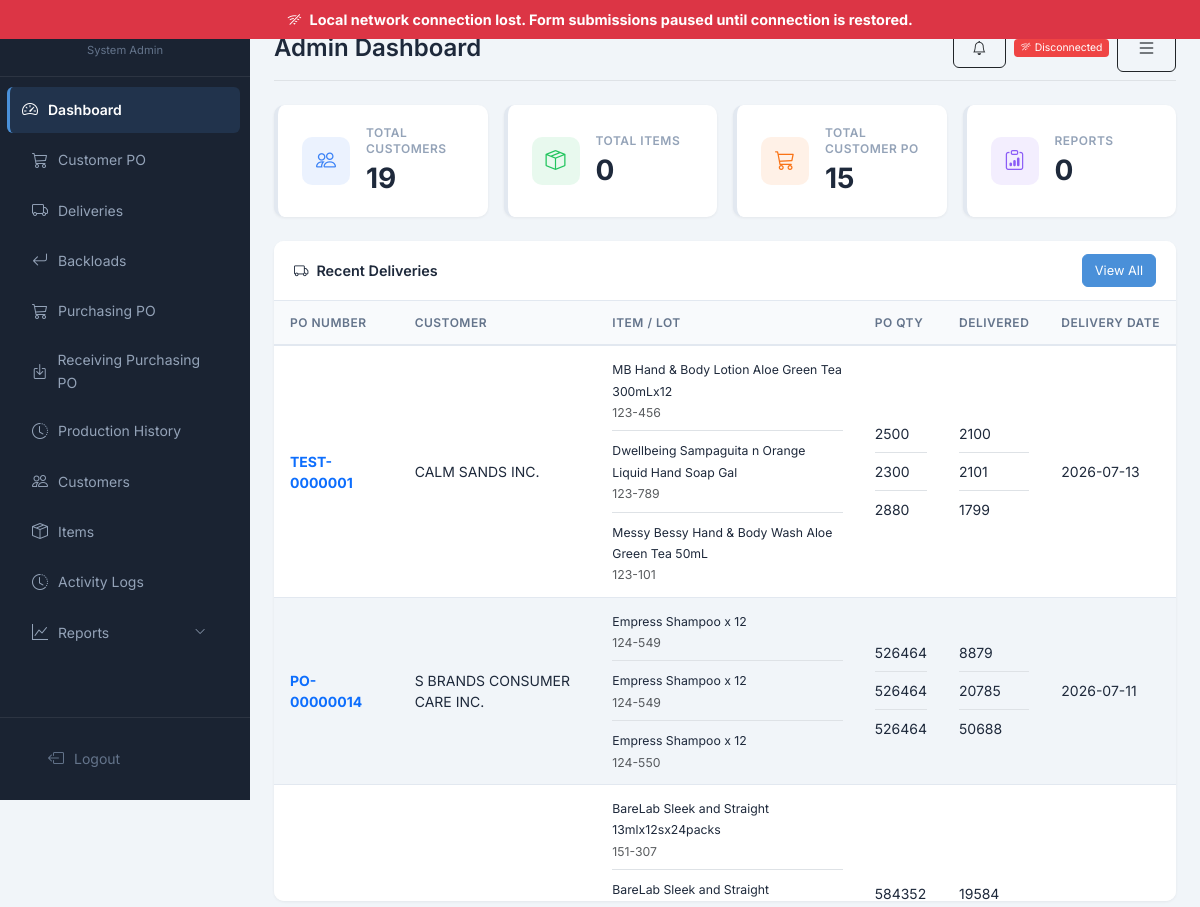
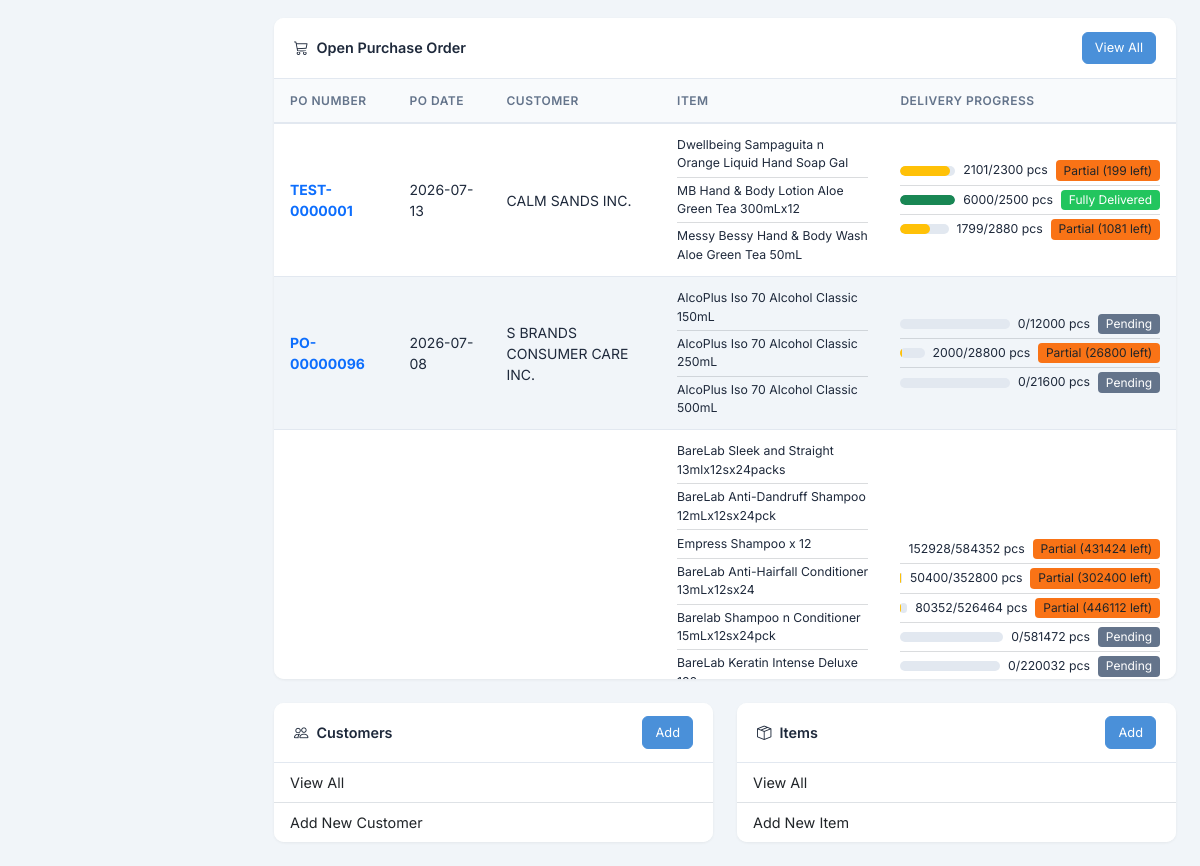
Screenshot of /?controller=admin (signed in) with the database file from the repository (2 pictures, top to bottom).
### tables this page shows
CREATE TABLE IF NOT EXISTS `deliveries` (
  `delivery_id` int(11) NOT NULL AUTO_INCREMENT,
  `po_id` int(11) NOT NULL,
  `poi_id` int(11) DEFAULT NULL,
  `lot_id` int(11) DEFAULT NULL,
  `delivered_by` int(11) NOT NULL,
  `delivery_date` date NOT NULL,
  `remarks` text DEFAULT NULL,
  `report_remarks` text DEFAULT NULL,
  `remarks_type` varchar(20) DEFAULT NULL,
  `active_status` tinyint(1) DEFAULT 1 COMMENT '0=inactive, 1=active',
  `date_created` datetime DEFAULT current_timestamp(),
  `delivery_quantity` int(11) DEFAULT 0,
  `old_quantity` text DEFAULT NULL,
  `dr_number` varchar(50) DEFAULT NULL COMMENT 'Delivery Receipt number',
  `si_number` varchar(50) DEFAULT NULL,
  `plate_number` varchar(50) DEFAULT NULL,
  `vehicle_type` varchar(50) DEFAULT NULL,
  `logistic_provider` varchar(100) DEFAULT NULL,
  `is_over_shipment` tinyint(1) DEFAULT 0,
  `old_dr_number` varchar(50) DEFAULT NULL,
  `lot_items` longtext DEFAULT NULL COMMENT 'JSON array of lot details [{lot_id, poi_id, qty}]' CHECK (json_valid(`lot_items`)),
  `remove` tinyint(1) NOT NULL DEFAULT 0,
  PRIMARY KEY (`delivery_id`),
  UNIQUE KEY `uk_si_number` (`si_number`),
  KEY `po_id` (`po_id`),
  KEY `delivered_by` (`delivered_by`),
  KEY `lot_id` (`lot_id`),
  CONSTRAINT `deliveries_ibfk_1` FOREIGN KEY (`po_id`) REFERENCES `purchase_orders` (`po_id`),
  CONSTRAINT `deliveries_ibfk_2` FOREIGN KEY (`delivered_by`) REFERENCES `users` (`user_id`),
  CONSTRAINT `deliveries_ibfk_3` FOREIGN KEY (`lot_id`) REFERENCES `production_lots` (`lot_id`)
);

CREATE TABLE IF NOT EXISTS `purchase_orders` (
  `po_id` int(11) NOT NULL AUTO_INCREMENT,
  `customer_po_number` varchar(100) DEFAULT NULL,
  `customer_po_date` date DEFAULT NULL,
  `po_number` varchar(50) NOT NULL,
  `customer_id` int(11) NOT NULL,
  `requested_by` int(11) NOT NULL,
  `status` enum('pending','accepted','rejected','delivered') DEFAULT 'pending',
  `date_created` datetime DEFAULT current_timestamp(),
  `last_update` timestamp NOT NULL DEFAULT current_timestamp() ON UPDATE current_timestamp(),
  `total_quantity` int(11) DEFAULT 0,
  `customer_terms` int(11) DEFAULT 0 COMMENT 'Payment terms in days',
  `production_type` enum('normal','advance') DEFAULT 'normal',
  `produced_quantity` int(11) DEFAULT 0,
  `delivered_quantity` int(11) DEFAULT 0,
  `remove` tinyint(1) NOT NULL DEFAULT 0,
  PRIMARY KEY (`po_id`),
  KEY `customer_id` (`customer_id`),
  KEY `requested_by` (`requested_by`),
  CONSTRAINT `purchase_orders_ibfk_1` FOREIGN KEY (`customer_id`) REFERENCES `customers` (`customer_id`),
  CONSTRAINT `purchase_orders_ibfk_2` FOREIGN KEY (`requested_by`) REFERENCES `users` (`user_id`)
);

CREATE TABLE IF NOT EXISTS `customers` (
  `customer_id` int(11) NOT NULL AUTO_INCREMENT,
  `customer_code` varchar(50) NOT NULL,
  `customer_name` varchar(255) NOT NULL,
  `customer_address` text DEFAULT NULL,
  `customer_type` enum('vat','non_vat') DEFAULT 'vat' COMMENT 'vat=VAT registered, non_vat=Non-VAT',
  `customer_tin` varchar(50) DEFAULT NULL,
  `customer_terms` varchar(50) DEFAULT NULL,
  `date_created` datetime DEFAULT current_timestamp(),
  `status` tinyint(1) DEFAULT 1 COMMENT '0=inactive, 1=active',
  `remove` tinyint(1) DEFAULT 0 COMMENT '0=active, 1=soft deleted',
  `last_update` timestamp NOT NULL DEFAULT current_timestamp() ON UPDATE current_timestamp(),
  PRIMARY KEY (`customer_id`),
  UNIQUE KEY `customer_code` (`customer_code`),
  KEY `idx_customer_code` (`customer_code`),
  KEY `idx_status` (`status`),
  KEY `idx_remove` (`remove`)
);

CREATE TABLE IF NOT EXISTS `items` (
  `item_id` int(11) NOT NULL AUTO_INCREMENT,
  `item_code` varchar(50) NOT NULL,
  `item_type` enum('RM','PM','FG','SFG','SUPPLIES') DEFAULT NULL,
  `raw_c_type` varchar(50) DEFAULT NULL,
  `item_description` varchar(255) NOT NULL,
  `customer_id` int(11) DEFAULT NULL,
  `item_uom` varchar(50) NOT NULL COMMENT 'Unit of Measurement',
  `uom_conversion` int(11) DEFAULT NULL COMMENT 'Units per case, e.g. 10 means 10 PCS = 1 CS. NULL when UOM is CS',
  `item_size` varchar(50) DEFAULT NULL,
  `item_amount` decimal(15,2) NOT NULL DEFAULT 0.00,
  `reorder_level` decimal(15,4) DEFAULT 0.0000,
  `date_created` datetime DEFAULT current_timestamp(),
  `status` tinyint(1) DEFAULT 1 COMMENT '0=inactive, 1=active',
  `remove` tinyint(1) DEFAULT 0 COMMENT '0=active, 1=soft deleted',
  `last_update` timestamp NOT NULL DEFAULT current_timestamp() ON UPDATE current_timestamp(),
  PRIMARY KEY (`item_id`),
  KEY `idx_item_code` (`item_code`),
  KEY `idx_status` (`status`),
  KEY `idx_remove` (`remove`)
);

CREATE TABLE IF NOT EXISTS `purchase_order_items` (
  `poi_id` int(11) NOT NULL AUTO_INCREMENT,
  `po_id` int(11) NOT NULL,
  `item_id` int(11) NOT NULL,
  `item_code` varchar(100) DEFAULT NULL,
  `item_uom` varchar(50) NOT NULL DEFAULT 'PCS',
  `quantity` int(11) NOT NULL,
  `produced_quantity` int(11) DEFAULT 0 COMMENT 'Produced quantity per item',
  `delivered_quantity` int(11) DEFAULT 0 COMMENT 'Delivered quantity per item',
  `unit_price` decimal(15,2) NOT NULL,
  PRIMARY KEY (`poi_id`),
  KEY `po_id` (`po_id`),
  KEY `item_id` (`item_id`),
  CONSTRAINT `purchase_order_items_ibfk_1` FOREIGN KEY (`po_id`) REFERENCES `purchase_orders` (`po_id`)
);

### admin/views/dashboard.php (the view, shortened to what the rows shown need)
    <div class="card data-card mb-4">
        <div class="table-responsive">
            <table class="table table-hover mb-0">
                <thead>
                    <tr>
                        <th>PO Number</th>
                        <th>Customer</th>
                        <th>Item / Lot</th>
                        <th>PO Qty</th>
                        <th>Delivered</th>
                        <th>Delivery Date</th>
                    </tr>
                </thead>
                <tbody>
                    <?php foreach (array_slice($deliveries ?? [], 0, 5) as $d):
                        $lotItems = json_decode($d['lot_items'] ?? '[]', true);
                        $hasLotItems = is_array($lotItems) && count($lotItems) > 0;
                        $poItems = $po_items_map[$d['po_id']] ?? [];
                        $poItemLookup = [];
                        foreach ($poItems as $pi) { $poItemLookup[$pi['item_code']] = $pi; }
                        $itemLines = [];
                        $poQtyLines = [];
                        $deliveredLines = [];
                        if ($hasLotItems) {
                            $liCount = count($lotItems);
                            foreach ($lotItems as $idx => $li) {
                                $liCode = $li['item_code'] ?? '';
                                $liQty = $li['qty'] ?? 0;
                                $liDesc = $li['item_description'] ?? $liCode;
                                $liLot = $li['lot_number'] ?? '';
                                $poItem = $poItemLookup[$liCode] ?? null;
                                $poQty = $poItem ? $poItem['quantity'] : 0;
                                $sep = $idx < $liCount - 1 ? ' border-bottom pb-2 mb-2' : '';
                                $itemLines[] = '<div class="' . $sep . '"><small>' . htmlspecialchars($liDesc) . '</small><br><small class="text-muted">' . htmlspecialchars($liLot) . '</small></div>';
                                $poQtyLines[] = '<div class="' . $sep . '">' . $poQty . '</div>';
                                $deliveredLines[] = '<div class="' . $sep . '">' . $liQty . '</div>';
                            }
                        } else {
                            $dItemQty = $d['item_quantity'] ?? 0;
                            $dDelivered = $d['delivery_quantity'] ?? 0;
                            $itemLines[] = '<small>' . htmlspecialchars(($d['item_code'] ?? '-') . ' - ' . ($d['item_description'] ?? '')) . '</small>';
                            $poQtyLines[] = $dItemQty;
                            $deliveredLines[] = $dDelivered;
                        }
                    ?>
                    <tr>
                        <td><strong class="text-primary"><?= $d['customer_po_number'] ?></strong></td>
                        <td><?= htmlspecialchars($d['customer_name'] ?? '-') ?></td>
                        <td><?= implode('', $itemLines) ?></td>
                        <td><?= implode('', $poQtyLines) ?></td>
                        <td><?= implode('', $deliveredLines) ?></td>
                        <td><?= date('Y-m-d', strtotime($d['delivery_date'])) ?></td>
                    </tr>
                    <?php endforeach; ?>
                </tbody>
            </table>
        </div>
    </div>
    <div class="card data-card mb-4">
        <div class="table-responsive">
            <table class="table table-hover mb-0">
                <thead>
                    <tr>
                        <th>PO Number</th>
                        <th>PO Date</th>
                        <th>Customer</th>
                        <th>Item</th>
                        <th>Delivery Progress</th>
                    </tr>
                </thead>
                <tbody>
                    <?php foreach ($purchase_orders ?? [] as $po):
                        $items = $po_items_map[$po['po_id']] ?? [];
                    ?>
                    <tr>
                        <td><strong class="text-primary"><?= $po['customer_po_number'] ?></strong></td>
                        <td><?= date('Y-m-d', strtotime($po['customer_po_date'])) ?></td>
                        <td><?= htmlspecialchars($po['customer_name'] ?? '-') ?></td>
                        <td>
                            <?php if (!empty($items)): ?>
                                <?php foreach ($items as $idx => $item): ?>
                                    <?= $idx > 0 ? '<hr class="my-1 border-secondary">' : '' ?>
                                    <div class="d-flex align-items-center" style="min-height: 20px;">
                                        <small><?= htmlspecialchars($item['item_description'] ?? '-') ?></small>
                                    </div>
                                <?php endforeach; ?>
                            <?php else: ?>
                                <small class="text-muted">-</small>
                            <?php endif; ?>
                        </td>
                        <td>
                            <?php if (!empty($items)): ?>
                                <?php foreach ($items as $idx => $item):
                                    $itemQty = $item['quantity'] ?? 0;
                                    $itemDelivered = $item['delivered_quantity'] ?? 0;
                                    $itemPercent = $itemQty > 0 ? min(100, round(($itemDelivered / $itemQty) * 100)) : 0;
                                    $statusLabel = $itemDelivered <= 0 ? 'Pending' : ($itemDelivered >= $itemQty ? 'Fully Delivered' : 'Partial (' . ($itemQty - $itemDelivered) . ' left)');
                                    $statusClass = $itemDelivered >= $itemQty ? 'bg-success' : ($itemDelivered > 0 ? 'bg-warning text-dark' : 'bg-secondary');
                                ?>
                                    <?= $idx > 0 ? '<hr class="my-1 border-secondary">' : '' ?>
                                    <div class="d-flex align-items-center gap-2"><div class="progress flex-grow-1" style="height:10px"><div class="progress-bar <?= $itemDelivered >= $itemQty ? 'bg-success' : 'bg-warning' ?>" style="width:<?= $itemPercent ?>%"></div></div><small class="text-nowrap"><?= $itemDelivered ?>/<?= $itemQty ?> pcs</small><span class="badge <?= $statusClass ?> text-nowrap"><?= $statusLabel ?></span></div>
                                <?php endforeach; ?>
                            <?php else: ?>
                                <small class="text-muted">-</small>
                            <?php endif; ?>
                        </td>
                    </tr>
                    <?php endforeach; ?>
                </tbody>
            </table>
    </div>
</div>

### rows the page displays
deliveries: po.customer_po_number "TEST-0000001", customers.customer_name "CALM SANDS INC.", liLot "123-456 123-789 123-101", poi.quantity "2500", poi.produced_quantity "2100", delivery_date "2026-07-13"
items: item_description "MB Hand & Body Lotion Aloe Green Tea 300mLx12"
items: item_description "Dwellbeing Sampaguita n Orange Liquid Hand Soap Gal"
items: item_description "Messy Bessy Hand & Body Wash Aloe Green Tea 50mL"
purchase_order_items: quantity "2300", produced_quantity "2101", item.item_description "Dwellbeing Sampaguita n Orange Liquid Hand Soap Gal", delivered_quantity "2101", statusLabel "Partial (199 left)"
purchase_order_items: quantity "2880", produced_quantity "1799", item.item_description "Messy Bessy Hand & Body Wash Aloe Green Tea 50mL", delivered_quantity "1799", statusLabel "Partial (1081 left)"
deliveries: po.customer_po_number "PO-00000014", customers.customer_name "S BRANDS CONSUMER CARE INC.", liDesc "Empress Shampoo x 12 Empress Shampoo x 12 Empress Shampoo x 12", liLot "124-549 124-549 124-550", poi.quantity "526464 526464 526464", liQty "8879 20785 50688", delivery_date "2026-07-11"
deliveries: liDesc "BareLab Sleek and Straight 13mlx12sx24packs BareLab Sleek and Straight…", liLot "151-307", poi.quantity "584352", liQty "19584"
purchase_orders: customer_po_number "TEST-0000001", customer_po_date "2026-07-13", customer.customer_name "CALM SANDS INC."
purchase_order_items: item.item_description "MB Hand & Body Lotion Aloe Green Tea 300mLx12", delivered_quantity "6000", quantity "2500", statusLabel "Fully Delivered"
purchase_orders: customer_po_number "PO-00000096", customer_po_date "2026-07-08", customer.customer_name "S BRANDS CONSUMER CARE INC."
purchase_order_items: item.item_description "AlcoPlus Iso 70 Alcohol Classic 150mL", delivered_quantity "0", quantity "12000", delivered_quantity "Pending"
purchase_order_items: item.item_description "AlcoPlus Iso 70 Alcohol Classic 250mL", delivered_quantity "2000", quantity "28800", statusLabel "Partial (26800 left)"
purchase_order_items: item.item_description "AlcoPlus Iso 70 Alcohol Classic 500mL", delivered_quantity "0", quantity "21600", delivered_quantity "Pending"
purchase_order_items: item.item_description "BareLab Sleek and Straight 13mlx12sx24packs", delivered_quantity "152928", quantity "584352", statusLabel "Partial (431424 left)"
purchase_order_items: item.item_description "BareLab Anti-Dandruff Shampoo 12mLx12sx24pck", delivered_quantity "50400", quantity "352800", statusLabel "Partial (302400 left)"
purchase_order_items: item.item_description "Empress Shampoo x 12", delivered_quantity "80352", quantity "526464", statusLabel "Partial (446112 left)"
purchase_order_items: item.item_description "BareLab Anti-Hairfall Conditioner 13mLx12sx24", delivered_quantity "0", quantity "581472", delivered_quantity "Pending"
purchase_order_items: item.item_description "Barelab Shampoo n Conditioner 15mLx12sx24pck", delivered_quantity "0", quantity "220032", delivered_quantity "Pending"
purchase_order_items: item.item_description "BareLab Keratin Intense Deluxe…"

### other values shown
$_SESSION['full_name'] "System Admin"
$page_title "Admin Dashboard"
count($customers ?? []) "19"
count($items ?? []) "0"
$allPOCount "15"
